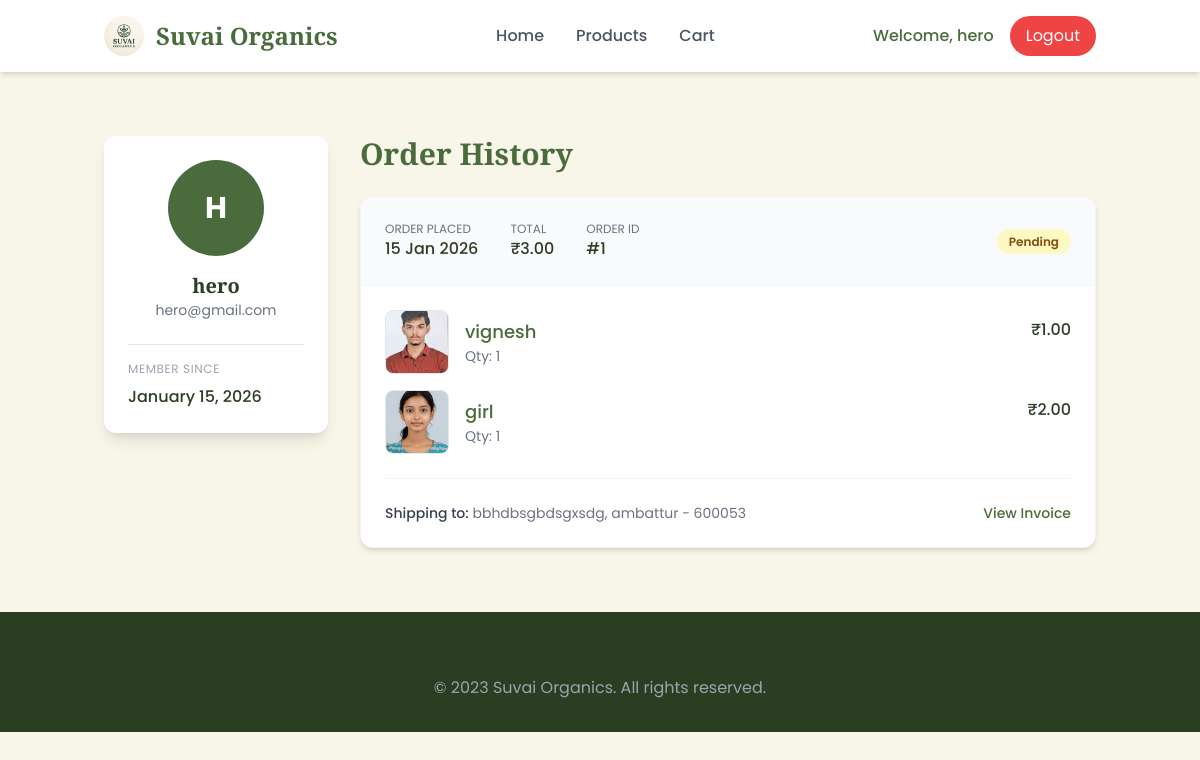
The page /profile (signed in) on the database its author committed.
### app.py (models this page shows)
class User(db.Model, UserMixin):
    id = db.Column(db.Integer, primary_key=True)
    username = db.Column(db.String(150), unique=True, nullable=False)
    email = db.Column(db.String(150), unique=True, nullable=False)
    password = db.Column(db.String(200), nullable=False)
    role = db.Column(db.String(20), default='customer')  # 'admin' or 'customer'
    created_at = db.Column(db.DateTime, default=datetime.utcnow)

class Order(db.Model):
    id = db.Column(db.Integer, primary_key=True)
    user_id = db.Column(db.Integer, db.ForeignKey('user.id'), nullable=True)
    customer_name = db.Column(db.String(150), nullable=False)
    phone = db.Column(db.String(20), nullable=False)
    shipping_address = db.Column(db.Text, nullable=False)
    city = db.Column(db.String(100), nullable=False)
    pin_code = db.Column(db.String(20), nullable=False)
    payment_method = db.Column(db.String(50), nullable=False)
    total_amount = db.Column(db.Float, nullable=False)
    status = db.Column(db.String(20), default='pending')
    notes = db.Column(db.Text, nullable=True)
    created_at = db.Column(db.DateTime, default=datetime.utcnow)
    items = db.relationship('OrderItem', backref='order', lazy=True)

class OrderItem(db.Model):
    id = db.Column(db.Integer, primary_key=True)
    order_id = db.Column(db.Integer, db.ForeignKey('order.id'), nullable=False)
    product_id = db.Column(db.Integer, db.ForeignKey('product.id'), nullable=False)
    quantity = db.Column(db.Integer, nullable=False)
    price = db.Column(db.Float, nullable=False)
    product = db.relationship('Product')

class Product(db.Model):
    id = db.Column(db.Integer, primary_key=True)
    sku = db.Column(db.String(50), unique=True, nullable=False)
    name = db.Column(db.String(150), nullable=False)
    description = db.Column(db.Text, nullable=True)
    price = db.Column(db.Float, nullable=False)
    category = db.Column(db.String(50), nullable=False)
    stock = db.Column(db.Integer, default=0)
    image_filename = db.Column(db.String(200), nullable=True)
    created_at = db.Column(db.DateTime, default=datetime.utcnow)

### app.py (the view)
@app.route('/profile')
@login_required
def profile():
    orders = Order.query.filter_by(user_id=current_user.id).order_by(Order.created_at.desc()).all()
    return render_template('user-profile.html', user=current_user, orders=orders)

### app.py (called while the page is built)
@login_manager.user_loader
def load_user(user_id):
    return User.query.get(int(user_id))

@app.after_request
def add_header(response):
    if current_user.is_authenticated:
        response.headers['Cache-Control'] = 'no-cache, no-store, must-revalidate, private'
        response.headers['Pragma'] = 'no-cache'
        response.headers['Expires'] = '0'
    return response

### templates/user-profile.html (shortened to what this page needs)
<!DOCTYPE html>
<html lang="en">
<head>
    <script src="https://cdn.tailwindcss.com"></script>
    <link rel="stylesheet" href="https://cdnjs.cloudflare.com/ajax/libs/font-awesome/6.4.0/css/all.min.css">
</head>
<body class="font-body text-dark bg-light">
    <header class="sticky top-0 z-50 bg-white shadow-md">
        <div class="container mx-auto px-4">
            <div class="flex justify-between items-center py-4">
                <div class="flex items-center">
                    <a href="{{ url_for('home') }}" class="flex items-center">
                        <img src="{{ url_for('static', filename='images/logo.jpg') }}" alt="Suvai Organics Logo"
                            class="w-10 h-10 rounded-full mr-3 object-cover">
                        <h1 class="text-xl md:text-2xl font-heading font-bold text-primary">Suvai Organics</h1>
                    </a>
                </div>
                <nav class="hidden md:flex space-x-8">
                    <a href="{{ url_for('home') }}"
                        class="font-medium text-gray-600 hover:text-primary transition">Home</a>
                    <a href="{{ url_for('products') }}"
                        class="font-medium text-gray-600 hover:text-primary transition">Products</a>
                    <a href="{{ url_for('view_cart') }}"
                        class="font-medium text-gray-600 hover:text-primary transition">Cart</a>
                </nav>
                <div class="flex items-center space-x-4">
                    <span class="text-primary font-medium">Welcome, {{ current_user.username }}</span>
                    <a href="{{ url_for('customer_logout') }}"
                        class="bg-red-500 text-white px-4 py-2 rounded-full hover:bg-red-600 transition">Logout</a>
                </div>
            </div>
        </div>
    </header>
    <section class="py-16">
        <div class="container mx-auto px-4">
            <div class="grid grid-cols-1 lg:grid-cols-4 gap-8">
                <div class="lg:col-span-1">
                    <div class="bg-white rounded-xl shadow-lg p-6">
                        <div class="text-center mb-6">
                            <div
                                class="w-24 h-24 bg-primary rounded-full flex items-center justify-center mx-auto mb-4 text-white text-3xl font-bold">
                                {{ current_user.username[0].upper() }}
                            </div>
                            <h2 class="text-xl font-heading font-bold">{{ current_user.username }}</h2>
                            <p class="text-gray-500 text-sm">{{ current_user.email }}</p>
                        </div>
                        <div class="border-t border-gray-200 pt-4">
                            <p class="text-xs text-gray-400 uppercase tracking-wider mb-2">Member Since</p>
                            <p class="font-medium">{{ current_user.created_at.strftime('%B %d, %Y') }}</p>
                        </div>
                    </div>
                </div>
                <div class="lg:col-span-3">
                    <h2 class="text-3xl font-heading font-bold text-primary mb-6">Order History</h2>
                    {% if orders %}
                    <div class="space-y-6">
                        {% for order in orders %}
                        <div class="bg-white rounded-xl shadow-md overflow-hidden border border-gray-100">
                            <div class="p-6 border-b border-gray-100 bg-gray-50">
                                <div class="flex flex-wrap justify-between items-center gap-4">
                                    <div class="flex space-x-8">
                                        <div>
                                            <p class="text-xs text-gray-500 uppercase">Order Placed</p>
                                            <p class="font-medium">{{ order.created_at.strftime('%d %b %Y') }}</p>
                                        </div>
                                        <div>
                                            <p class="text-xs text-gray-500 uppercase">Total</p>
                                            <p class="font-medium">₹{{ "%.2f"|format(order.total_amount) }}</p>
                                        </div>
                                        <div>
                                            <p class="text-xs text-gray-500 uppercase">Order ID</p>
                                            <p class="font-medium">#{{ order.id }}</p>
                                        </div>
                                    </div>
                                    <div>
                                        <span class="px-3 py-1 rounded-full text-xs font-semibold
                                            {% if order.status == 'completed' %} bg-green-100 text-green-800
                                            {% elif order.status == 'processing' %} bg-blue-100 text-blue-800
                                            {% elif order.status == 'cancelled' %} bg-red-100 text-red-800
                                            {% else %} bg-yellow-100 text-yellow-800 {% endif %}">
                                            {{ order.status.title() }}
                                        </span>
                                    </div>
                                </div>
                            </div>
                            <div class="p-6">
                                <div class="space-y-4">
                                    {% for item in order.items %}
                                    <div class="flex items-center">
                                        <div
                                            class="flex-shrink-0 w-16 h-16 bg-gray-100 rounded-lg overflow-hidden border border-gray-200">
                                            {% if item.product.image_filename %}
                                            <img src="{{ url_for('static', filename='uploads/' + item.product.image_filename) }}"
                                                alt="{{ item.product.name }}" class="w-full h-full object-cover">
                                            {% else %}
                                            <div class="w-full h-full flex items-center justify-center text-gray-400">
                                                <i class="fas fa-box"></i>
                                            </div>
                                            {% endif %}
                                        </div>
                                        <div class="ml-4 flex-1">
                                            <div class="flex justify-between">
                                                <h4 class="text-lg font-medium text-primary">{{ item.product.name }}
                                                </h4>
                                                <p class="font-medium">₹{{ "%.2f"|format(item.price) }}</p>
                                            </div>
                                            <p class="text-gray-500 text-sm">Qty: {{ item.quantity }}</p>
                                        </div>
                                    </div>
                                    {% endfor %}
                                </div>
                                <div class="mt-6 pt-6 border-t border-gray-100 flex justify-between items-center">
                                    <div class="text-sm text-gray-500">
                                        <span class="font-medium text-gray-700">Shipping to:</span> {{
                                        order.shipping_address }}, {{ order.city }} - {{ order.pin_code }}
                                    </div>
                                    <a href="{{ url_for('order_confirmation', order_id=order.id) }}"
                                        class="text-primary hover:text-dark text-sm font-medium hover:underline">View
                                        Invoice</a>
                                </div>
                            </div>
                        </div>
                        {% endfor %}
                    </div>
                    {% endif %}
                </div>
            </div>
        </div>
    </section>
    <footer class="bg-dark text-white pt-16 pb-8">
        <div class="container mx-auto px-4 text-center">
            <p class="text-gray-400">© 2023 Suvai Organics. All rights reserved.</p>
        </div>
    </footer>
</body>
</html>

### rows shown on the page
User: username "hero", username "H", email "hero@gmail.com", created_at "January 15, 2026"
Order: created_at "15 Jan 2026", total_amount "3.00", id "1", status "Pending", shipping_address "bbhdbsgbdsgxsdg", city "ambattur", pin_code "600053"
OrderItem: image_filename (picture), product.name "vignesh", price "1.00", quantity "1"
OrderItem: name (picture), product.name "girl", price "2.00", quantity "1"
